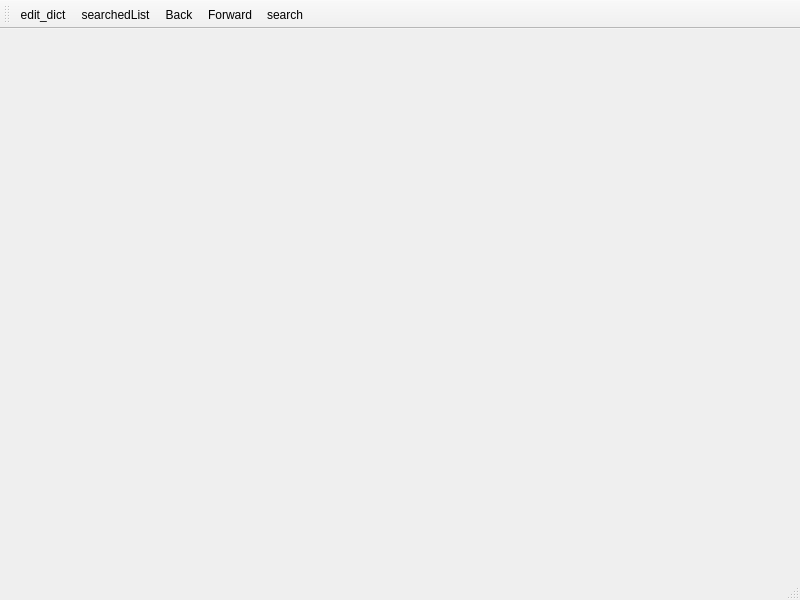
<?xml version="1.0" encoding="UTF-8"?>
<ui version="4.0">
 <class>MainWindow</class>
 <widget class="QMainWindow" name="MainWindow">
  <property name="geometry">
   <rect>
    <x>0</x>
    <y>0</y>
    <width>800</width>
    <height>600</height>
   </rect>
  </property>
  <property name="windowTitle">
   <string>MainWindow</string>
  </property>
  <widget class="QWidget" name="centralwidget"/>
  <widget class="QMenuBar" name="menubar">
   <property name="geometry">
    <rect>
     <x>0</x>
     <y>0</y>
     <width>800</width>
     <height>26</height>
    </rect>
   </property>
  </widget>
  <widget class="QStatusBar" name="statusbar"/>
  <widget class="QToolBar" name="toolBar">
   <property name="windowTitle">
    <string>toolBar</string>
   </property>
   <attribute name="toolBarArea">
    <enum>TopToolBarArea</enum>
   </attribute>
   <attribute name="toolBarBreak">
    <bool>false</bool>
   </attribute>
   <addaction name="actionedit_dict"/>
   <addaction name="actionsearchedList"/>
   <addaction name="actionBack"/>
   <addaction name="actionForward"/>
   <addaction name="actionsearch"/>
  </widget>
  <action name="actionsearch">
   <property name="text">
    <string>search</string>
   </property>
  </action>
  <action name="actionedit_dict">
   <property name="text">
    <string>edit_dict</string>
   </property>
   <property name="toolTip">
    <string>사전편집</string>
   </property>
  </action>
  <action name="actionBack">
   <property name="text">
    <string>Back</string>
   </property>
  </action>
  <action name="actionForward">
   <property name="text">
    <string>Forward</string>
   </property>
  </action>
  <action name="actionsearchedList">
   <property name="text">
    <string>searchedList</string>
   </property>
  </action>
 </widget>
 <resources/>
 <connections/>
</ui>
